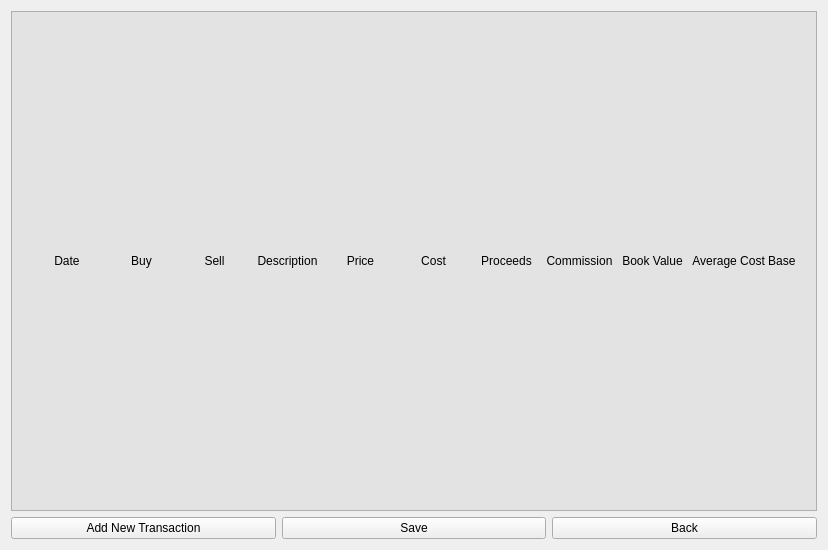
<?xml version="1.0" encoding="UTF-8"?>
<ui version="4.0">
 <class>GainLossCalculator</class>
 <widget class="QWidget" name="GainLossCalculator">
  <property name="geometry">
   <rect>
    <x>0</x>
    <y>0</y>
    <width>828</width>
    <height>550</height>
   </rect>
  </property>
  <property name="windowTitle">
   <string>GainLossCalculator</string>
  </property>
  <layout class="QHBoxLayout" name="horizontalLayout_2">
   <item>
    <layout class="QVBoxLayout" name="verticalLayout">
     <item>
      <widget class="QScrollArea" name="scrollArea">
       <property name="styleSheet">
        <string notr="true">background-color: rgb(227, 227, 227);</string>
       </property>
       <property name="widgetResizable">
        <bool>true</bool>
       </property>
       <widget class="QWidget" name="scrollAreaWidgetContents">
        <property name="geometry">
         <rect>
          <x>0</x>
          <y>0</y>
          <width>806</width>
          <height>497</height>
         </rect>
        </property>
        <layout class="QHBoxLayout" name="horizontalLayout_6">
         <item>
          <layout class="QVBoxLayout" name="transactions">
           <item>
            <layout class="QHBoxLayout" name="horizontalLayout">
             <property name="leftMargin">
              <number>9</number>
             </property>
             <property name="topMargin">
              <number>9</number>
             </property>
             <property name="rightMargin">
              <number>9</number>
             </property>
             <property name="bottomMargin">
              <number>9</number>
             </property>
             <item>
              <widget class="QLabel" name="label_2">
               <property name="minimumSize">
                <size>
                 <width>70</width>
                 <height>0</height>
                </size>
               </property>
               <property name="text">
                <string>Date</string>
               </property>
               <property name="alignment">
                <set>Qt::AlignCenter</set>
               </property>
              </widget>
             </item>
             <item>
              <widget class="QLabel" name="label">
               <property name="sizePolicy">
                <sizepolicy hsizetype="Expanding" vsizetype="Preferred">
                 <horstretch>0</horstretch>
                 <verstretch>0</verstretch>
                </sizepolicy>
               </property>
               <property name="minimumSize">
                <size>
                 <width>65</width>
                 <height>0</height>
                </size>
               </property>
               <property name="text">
                <string>Buy</string>
               </property>
               <property name="alignment">
                <set>Qt::AlignCenter</set>
               </property>
              </widget>
             </item>
             <item>
              <widget class="QLabel" name="label_9">
               <property name="sizePolicy">
                <sizepolicy hsizetype="Expanding" vsizetype="Preferred">
                 <horstretch>0</horstretch>
                 <verstretch>0</verstretch>
                </sizepolicy>
               </property>
               <property name="minimumSize">
                <size>
                 <width>65</width>
                 <height>0</height>
                </size>
               </property>
               <property name="text">
                <string>Sell</string>
               </property>
               <property name="alignment">
                <set>Qt::AlignCenter</set>
               </property>
              </widget>
             </item>
             <item>
              <widget class="QLabel" name="label_3">
               <property name="sizePolicy">
                <sizepolicy hsizetype="Expanding" vsizetype="Preferred">
                 <horstretch>0</horstretch>
                 <verstretch>0</verstretch>
                </sizepolicy>
               </property>
               <property name="minimumSize">
                <size>
                 <width>65</width>
                 <height>0</height>
                </size>
               </property>
               <property name="text">
                <string>Description</string>
               </property>
               <property name="alignment">
                <set>Qt::AlignCenter</set>
               </property>
              </widget>
             </item>
             <item>
              <widget class="QLabel" name="label_4">
               <property name="sizePolicy">
                <sizepolicy hsizetype="Expanding" vsizetype="Preferred">
                 <horstretch>0</horstretch>
                 <verstretch>0</verstretch>
                </sizepolicy>
               </property>
               <property name="minimumSize">
                <size>
                 <width>65</width>
                 <height>0</height>
                </size>
               </property>
               <property name="text">
                <string>Price</string>
               </property>
               <property name="alignment">
                <set>Qt::AlignCenter</set>
               </property>
              </widget>
             </item>
             <item>
              <widget class="QLabel" name="label_5">
               <property name="sizePolicy">
                <sizepolicy hsizetype="Expanding" vsizetype="Preferred">
                 <horstretch>0</horstretch>
                 <verstretch>0</verstretch>
                </sizepolicy>
               </property>
               <property name="minimumSize">
                <size>
                 <width>65</width>
                 <height>0</height>
                </size>
               </property>
               <property name="text">
                <string>Cost</string>
               </property>
               <property name="alignment">
                <set>Qt::AlignCenter</set>
               </property>
              </widget>
             </item>
             <item>
              <widget class="QLabel" name="label_6">
               <property name="sizePolicy">
                <sizepolicy hsizetype="Expanding" vsizetype="Preferred">
                 <horstretch>0</horstretch>
                 <verstretch>0</verstretch>
                </sizepolicy>
               </property>
               <property name="minimumSize">
                <size>
                 <width>65</width>
                 <height>0</height>
                </size>
               </property>
               <property name="text">
                <string>Proceeds</string>
               </property>
               <property name="alignment">
                <set>Qt::AlignCenter</set>
               </property>
              </widget>
             </item>
             <item>
              <widget class="QLabel" name="label_7">
               <property name="sizePolicy">
                <sizepolicy hsizetype="Expanding" vsizetype="Preferred">
                 <horstretch>0</horstretch>
                 <verstretch>0</verstretch>
                </sizepolicy>
               </property>
               <property name="minimumSize">
                <size>
                 <width>65</width>
                 <height>0</height>
                </size>
               </property>
               <property name="text">
                <string>Commission</string>
               </property>
               <property name="alignment">
                <set>Qt::AlignCenter</set>
               </property>
              </widget>
             </item>
             <item>
              <widget class="QLabel" name="label_8">
               <property name="sizePolicy">
                <sizepolicy hsizetype="Expanding" vsizetype="Preferred">
                 <horstretch>0</horstretch>
                 <verstretch>0</verstretch>
                </sizepolicy>
               </property>
               <property name="minimumSize">
                <size>
                 <width>65</width>
                 <height>0</height>
                </size>
               </property>
               <property name="text">
                <string>Book Value</string>
               </property>
               <property name="alignment">
                <set>Qt::AlignCenter</set>
               </property>
              </widget>
             </item>
             <item>
              <widget class="QLabel" name="label_10">
               <property name="sizePolicy">
                <sizepolicy hsizetype="Expanding" vsizetype="Preferred">
                 <horstretch>0</horstretch>
                 <verstretch>0</verstretch>
                </sizepolicy>
               </property>
               <property name="minimumSize">
                <size>
                 <width>65</width>
                 <height>0</height>
                </size>
               </property>
               <property name="text">
                <string>Average Cost Base</string>
               </property>
               <property name="alignment">
                <set>Qt::AlignCenter</set>
               </property>
              </widget>
             </item>
            </layout>
           </item>
          </layout>
         </item>
        </layout>
       </widget>
      </widget>
     </item>
     <item>
      <layout class="QHBoxLayout" name="horizontalLayout_5">
       <item>
        <widget class="QPushButton" name="addTransaction">
         <property name="text">
          <string>Add New Transaction</string>
         </property>
        </widget>
       </item>
       <item>
        <widget class="QPushButton" name="save">
         <property name="text">
          <string>Save</string>
         </property>
        </widget>
       </item>
       <item>
        <widget class="QPushButton" name="back">
         <property name="text">
          <string>Back</string>
         </property>
        </widget>
       </item>
      </layout>
     </item>
    </layout>
   </item>
  </layout>
 </widget>
 <layoutdefault spacing="6" margin="11"/>
 <resources/>
 <connections/>
</ui>
